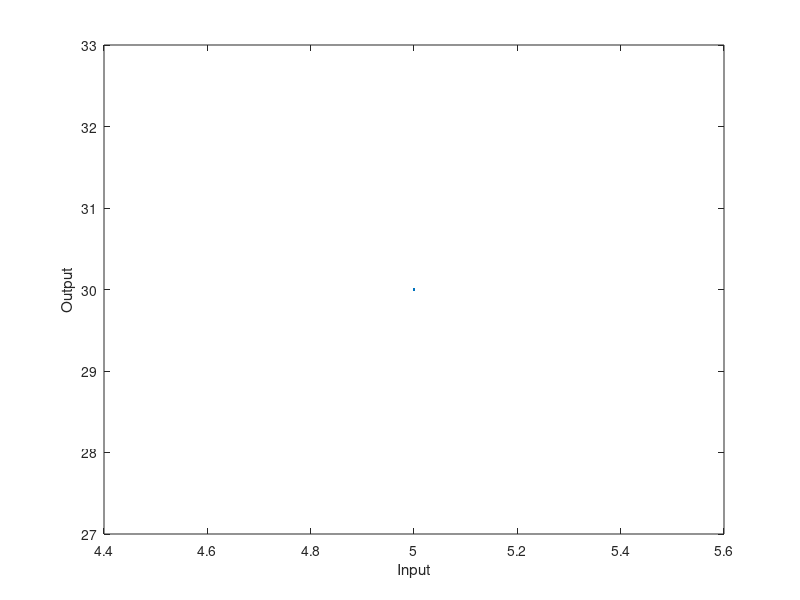

This chart was generated by the following MATLAB code:
m = input("The value of the gradient : ")
x = input("2nd")
c = input("The value where the line cuts the y-axis :")
y = m*x + c;
plot(x,y)
xlabel("Input")
ylabel("Output")

